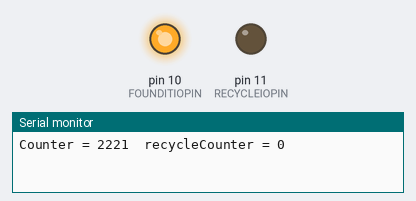
Recording of a sketch running on a simulated Arduino Uno, built with avr-gcc and run on an emulated ATmega328P. Shown: output pins drawn as LEDs (lit = HIGH), the last lines printed to the serial monitor. Random numbers use the default seed unless the sketch sets one. At 54.2 s the program stops and its outputs stay as they are.

Above: at 0.3 s.
At 22.5 s:
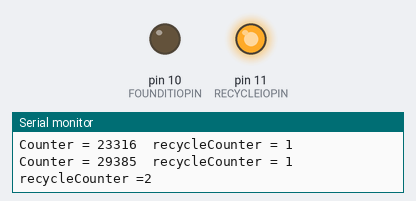
At 36.7 s:
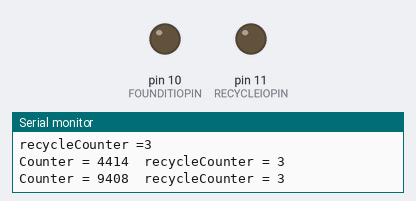
Timing chart, 0 to 40.0 s (numbered marks = the images above):
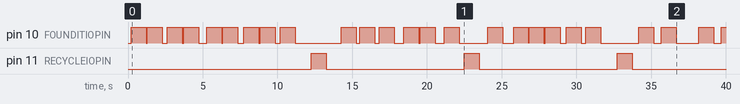

Measured:
- by itself, pin 11 (RECYCLEIOPIN): alternates HIGH for 1.0 s and LOW for 9.2 s

The sketch:

random_function_2.ino
```cpp
#define MAX 5000L
#define MIN 0L
#define TARGETVALUE 2500L

#define MAXRECYCLES 5
#define FOUNDITIOPIN 10    // use the green LED
#define RECYCLEIOPIN 11    // use the red LED
#define PAUSE 1000

int foundIt = FOUNDITIOPIN;
int recycle = RECYCLEIOPIN;
long randomNumber;
int recycleCounter = 0;
int counter = 0;

void setup() {

  Serial.begin(9600);
  pinMode(foundIt, OUTPUT);
  pinMode(recycle, OUTPUT);
  randomSeed(analogRead(A0));   // this seeds the random number generator

}

void loop() {
  while(counter != -1)      // check for negative values
  {
    randomNumber = generateRandomNumber();
    if( randomNumber == TARGETVALUE )
    {
      Serial.print("Counter = ");
      Serial.print(counter, DEC);
      Serial.print("  recycleCounter = ");
      Serial.println(recycleCounter, DEC);
      digitalWrite(foundIt, HIGH);
      delay(PAUSE);
      digitalWrite(foundIt, LOW);
    }

    counter++;
    if(counter < 0)                 // we have overflowed an int
    {
      counter = 0;
      recycleCounter++;
      Serial.print("recycleCounter =");
      Serial.println(recycleCounter, DEC);
      digitalWrite(recycle, HIGH);
      delay(PAUSE);
      digitalWrite(recycle, LOW);

    }
    if(recycleCounter == MAXRECYCLES)
    {
      FakeAnEnd();        // end program
    }
  }

}

long generateRandomNumber()
{
  return random(MIN, MAX);
}

void FakeAnEnd()       // fake the end of the program
{
  while(true)
  {
    ;
  }
}
```
